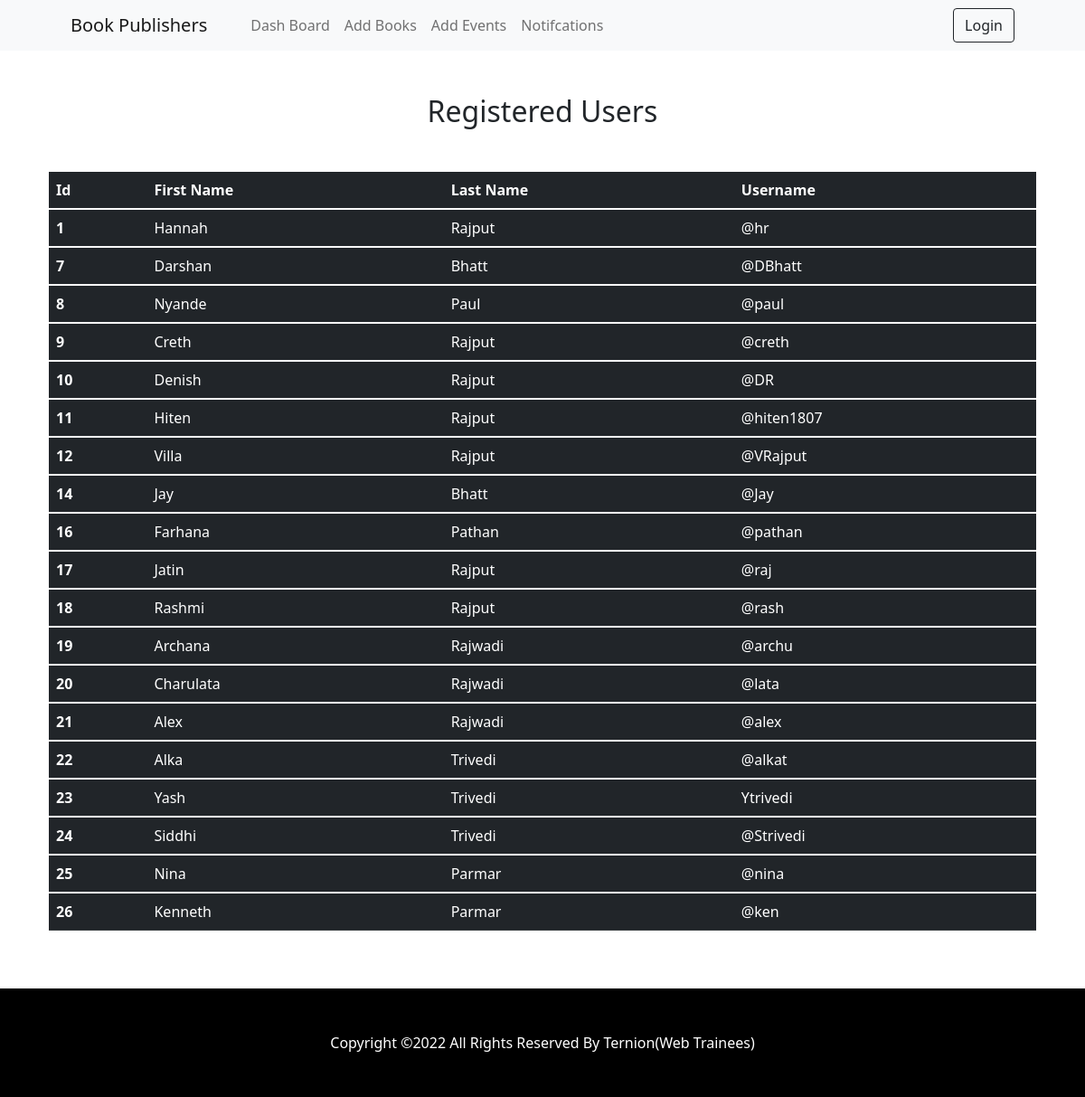
Screenshot of /admindash.php with the database file from the repository.
### tables this page shows
CREATE TABLE `users_tbl` (
  `Id` int(10) NOT NULL,
  `First_Name` varchar(255) NOT NULL,
  `Last_Name` varchar(255) NOT NULL,
  `Username` varchar(255) NOT NULL,
  `Password` varchar(100) NOT NULL
);

### admindash.php (the view, shortened to what this page needs)
<!DOCTYPE html>
<html lang="en">
    <head>
        <link href="https://cdn.jsdelivr.net/npm/bootstrap-icons@1.5.0/font/bootstrap-icons.css" rel="stylesheet" />
        <link href="css/styles.css" rel="stylesheet" />
    </head>
    <body>
        <?php include "adminnav.php";?>
        <section class="py-5">
        <h2 style="text-align: center;">Registered Users</h2>
            <div class="container px-4 px-lg-5 mt-5">
                <div class="row gx-4 gx-lg-5 row-cols-2 row-cols-md-3 row-cols-xl-4 justify-content-center">
                <table class="table table-dark table-hover">
                <thead>
    <tr>
      <th scope="col">Id</th>
      <th scope="col">First Name</th>
      <th scope="col">Last Name</th>
      <th scope="col">Username</th>
    </tr>
  </thead>
  <?php
  $db = new connection();
  $conn = $db->getConnection();
  $query = $conn->query("SELECT * FROM users_tbl");
  if(mysqli_num_rows($query) > 0){
      while($row=mysqli_fetch_assoc($query)){
  ?>
  <tbody>
    <tr>
      <th scope="row"><?php echo $row['Id'];?></th>
      <td><?php echo $row['First_Name'];?></td>
      <td><?php echo $row['Last_Name'];?></td>
      <td><?php echo $row['Username'];?></td>
    </tr>
  </tbody>
 <?php
       }
    }
    ?>
                </table>
                </div>
            </div>
        </section>
        <footer style="background-color:black;" class="py-5">
            <div class="container"><p class="m-0 text-center text-white">Copyright &copy;2022 All Rights Reserved By Ternion(Web Trainees)</p></div>
        </footer>
    </body>
</html>

### rows the page displays
users_tbl: Id "1", First_Name "Hannah", Last_Name "Rajput", Username "@hr"
users_tbl: Id "7", First_Name "Darshan", Last_Name "Bhatt", Username "@DBhatt"
users_tbl: Id "8", First_Name "Nyande", Last_Name "Paul", Username "@paul"
users_tbl: Id "9", First_Name "Creth", Last_Name "Rajput", Username "@creth"
users_tbl: Id "10", First_Name "Denish", Last_Name "Rajput", Username "@DR"
users_tbl: Id "11", First_Name "Hiten", Last_Name "Rajput", Username "@hiten1807"
users_tbl: Id "12", First_Name "Villa", Last_Name "Rajput", Username "@VRajput"
users_tbl: Id "14", First_Name "Jay", Last_Name "Bhatt", Username "@Jay"
users_tbl: Id "16", First_Name "Farhana", Last_Name "Pathan", Username "@pathan"
users_tbl: Id "17", First_Name "Jatin", Last_Name "Rajput", Username "@raj"
users_tbl: Id "18", First_Name "Rashmi", Last_Name "Rajput", Username "@rash"
users_tbl: Id "19", First_Name "Archana", Last_Name "Rajwadi", Username "@archu"
users_tbl: Id "20", First_Name "Charulata", Last_Name "Rajwadi", Username "@lata"
users_tbl: Id "21", First_Name "Alex", Last_Name "Rajwadi", Username "@alex"
users_tbl: Id "22", First_Name "Alka", Last_Name "Trivedi", Username "@alkat"
users_tbl: Id "23", First_Name "Yash", Last_Name "Trivedi", Username "Ytrivedi"
users_tbl: Id "24", First_Name "Siddhi", Last_Name "Trivedi", Username "@Strivedi"
users_tbl: Id "25", First_Name "Nina", Last_Name "Parmar", Username "@nina"
users_tbl: Id "26", First_Name "Kenneth", Last_Name "Parmar", Username "@ken"
